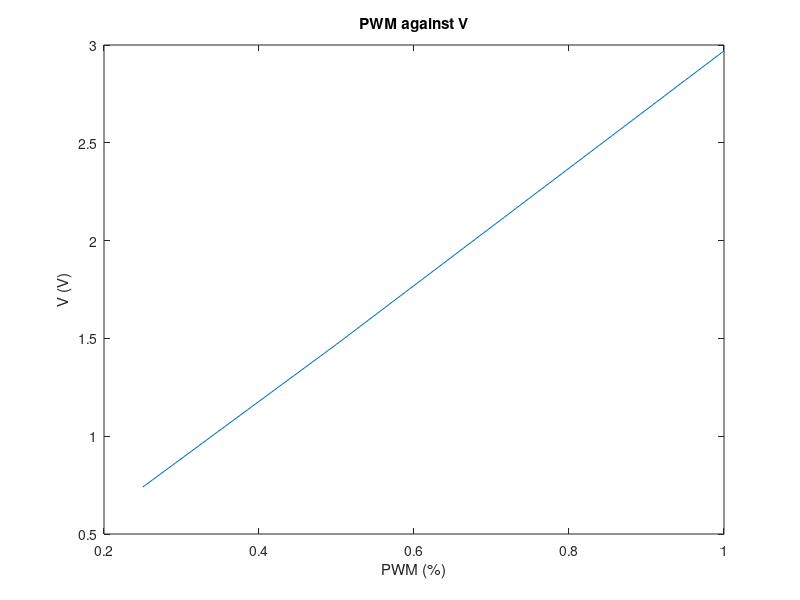
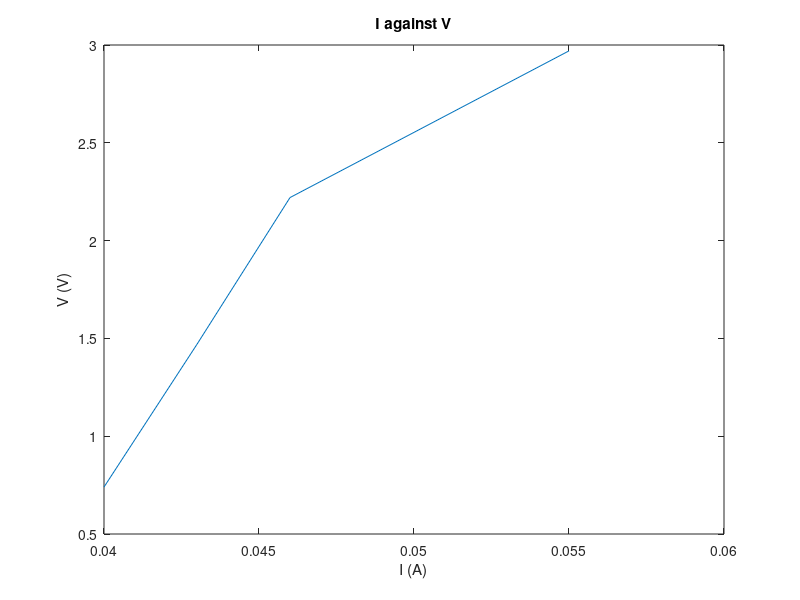

Write MATLAB code to recreate these figures, in order.
clear; close all;

PWM = [0.25 0.5 0.75 1];
V = [0.74 1.47 2.22 2.97];
I = [0.04 0.043 0.046 0.055];

%%

figure(1);
plot(PWM, V)
xlabel('PWM (%)');
ylabel('V (V)');
title('PWM against V');

figure(2);
plot(I, V)
xlabel('I (A)');
ylabel('V (V)');
title('I against V');
